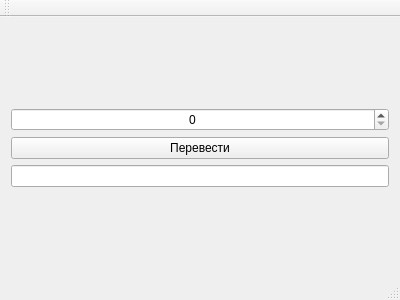
<?xml version="1.0" encoding="UTF-8"?>
<ui version="4.0">
 <class>MainWindow</class>
 <widget class="QMainWindow" name="MainWindow">
  <property name="geometry">
   <rect>
    <x>0</x>
    <y>0</y>
    <width>400</width>
    <height>300</height>
   </rect>
  </property>
  <property name="windowTitle">
   <string>MainWindow</string>
  </property>
  <widget class="QWidget" name="centralWidget">
   <layout class="QGridLayout" name="gridLayout_2">
    <item row="0" column="0">
     <layout class="QGridLayout" name="gridLayout">
      <item row="0" column="0">
       <widget class="QSpinBox" name="Num_spinBox">
        <property name="alignment">
         <set>Qt::AlignCenter</set>
        </property>
       </widget>
      </item>
      <item row="1" column="0">
       <widget class="QPushButton" name="btnOk">
        <property name="text">
         <string>Перевести</string>
        </property>
       </widget>
      </item>
      <item row="2" column="0">
       <widget class="QLineEdit" name="Info">
        <property name="alignment">
         <set>Qt::AlignCenter</set>
        </property>
       </widget>
      </item>
     </layout>
    </item>
   </layout>
  </widget>
  <widget class="QMenuBar" name="menuBar">
   <property name="geometry">
    <rect>
     <x>0</x>
     <y>0</y>
     <width>400</width>
     <height>21</height>
    </rect>
   </property>
  </widget>
  <widget class="QToolBar" name="mainToolBar">
   <attribute name="toolBarArea">
    <enum>TopToolBarArea</enum>
   </attribute>
   <attribute name="toolBarBreak">
    <bool>false</bool>
   </attribute>
  </widget>
  <widget class="QStatusBar" name="statusBar"/>
 </widget>
 <layoutdefault spacing="6" margin="11"/>
 <resources/>
 <connections/>
</ui>
